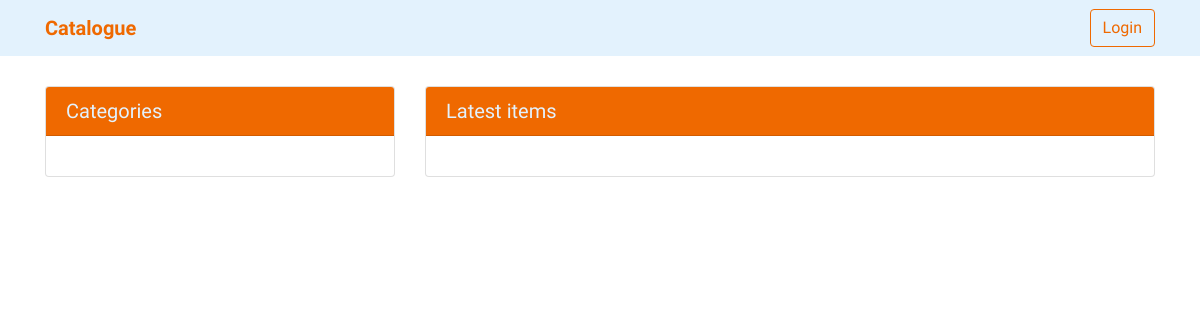
The page /catalogue/ on the database as committed earlier.
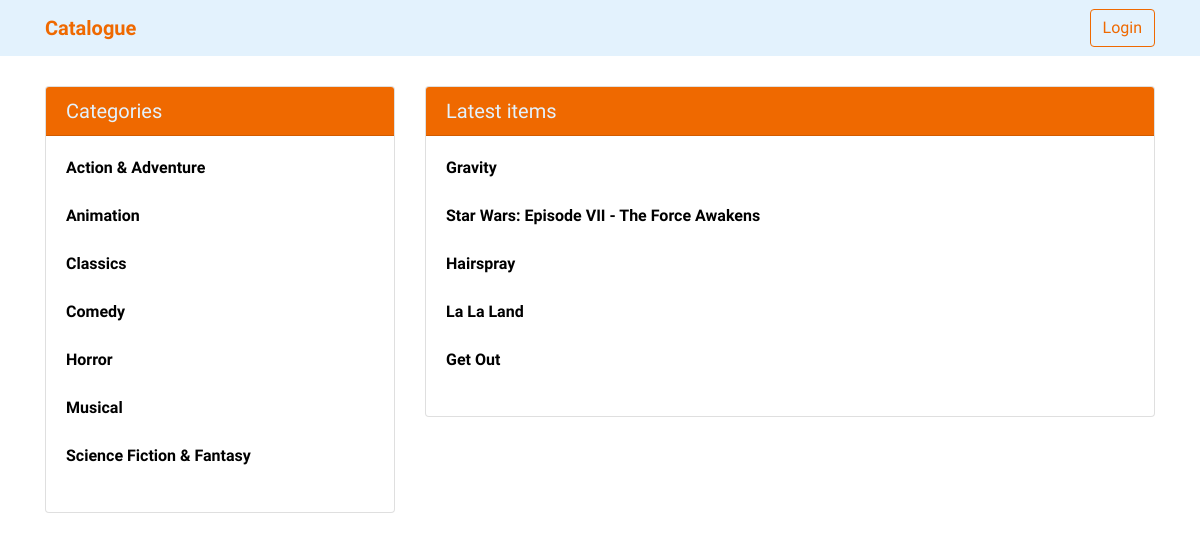
The same page on the database as committed later.
### database_setup.py (models this page shows, shortened)
class Category(Base):
    __tablename__ = 'category'
    id = Column(Integer, primary_key=True)
    name = Column(String(250), nullable=False)
    user_id = Column(Integer, ForeignKey('user.id'))
    user = relationship(User)
    items = relationship("Item", cascade="save-update, merge, delete")

class Item(Base):
    __tablename__ = 'item'
    id = Column(Integer, primary_key=True)
    name = Column(String(250), nullable=False)
    description = Column(String(250))
    category_id = Column(Integer, ForeignKey('category.id'))
    category = relationship(Category)
    user_id = Column(Integer, ForeignKey('user.id'))
    user = relationship(User)

### application.py (the view)
@app.route('/')
@app.route('/catalogue/')
def showCatalogue():
    categories = session.query(Category).all()
    items = session.query(Item).order_by(Item.id.desc()).limit(5).all()
    if 'username' not in login_session:
        return render_template('publiccatalogue.html', categories=categories,
                               items=items)
    else:
        return render_template('catalogue.html', categories=categories,
                               items=items)

### templates/publiccatalogue.html (shortened to what this page needs)
{% extends "main.html" %}
{% block content %}
{% include "header.html" %}
<div class="container">
    <div class="row justify-content-center">
        <div class="col-lg-4 col-sm-4">
            <div class="card">
                <h5 class="card-header">Categories</h5>
                <div class="card-body">
                    {% for category in categories %}
                        <a href="{{url_for('showCategory', category_id = category.id)}}">
                            <p>{{category.name}}</p>
                        </a>
                    {% endfor %}
                </div>
            </div>
        </div>
        <div class="col-lg-8 col-sm-8">
            <div class="card">
                <h5 class="card-header">Latest items</h5>
                <div class="card-body">
                    {% for item in items %}
                        <a href="{{url_for('showItem', category_id=item.category_id, item_id = item.id)}}">
                            <p>{{ item.name }}</p>
                        </a>
                    {% endfor %}
                </div>
            </div>
        </div>
    </div>
</div>
{% endblock %}

### templates/main.html (shortened to what this page needs)
<!DOCTYPE html>
<html lang="en">
<head>
    <link rel="stylesheet" href="https://maxcdn.bootstrapcdn.com/bootstrap/4.0.0/css/bootstrap.min.css">
    <link rel="stylesheet" href="{{ url_for('static', filename='css/styles.css') }}">
</head>
<body>
    {% block content %}
    {% endblock %}
</body>
</html>

### templates/header.html (shortened to what this page needs)
<nav class="navbar navbar-light justify-content-between">
    <div class="container">
        <a class="navbar-brand" href="{{url_for('showCatalogue')}}">
             Catalogue
        </a>
        {% if 'username' not in session %}
        <form action="{{ url_for('showLogin') }}" class="form-inline">
            <input class="btn btn-outline-secondary" type="submit" value="Login">
        </form>
        {% else %}
        <form action="{{ url_for('gdisconnect') }}" class="form-inline" method="get">
            <input class="btn btn-outline-secondary" type="submit" value="Logout">
        </form>
        {% endif %}
    </div>
</nav>

### static/css/styles.css (style rules this page uses)
body { font-family: 'Montserrat Alternates', sans-serif; font-weight: 700; }
.navbar-light { background-color: #e3f2fd; }
.navbar-light .navbar-brand { background-color: #e3f2fd; color: #ef6900; }
.btn-outline-secondary { color: #ef6900; border-color: #ef6900; }
.card { margin: 30px auto; }
.card-header { background-color: #ef6900; color: #e3f2fd; }
.card-body a { color: black; text-decoration: none; }
.card-body a p { display: table; background-color: white; margin-bottom: 1.5rem; }

Rows that differ between the two databases and show on the page:
added Category: name "Action & Adventure"
added Category: name "Animation"
added Category: name "Classics"
added Category: name "Comedy"
added Category: name "Horror"
added Category: name "Musical"
added Category: name "Science Fiction & Fantasy"
added Item: name "Gravity"
added Item: name "Star Wars: Episode VII - The Force Awakens"
added Item: name "Hairspray"
added Item: name "La La Land"
added Item: name "Get Out"
